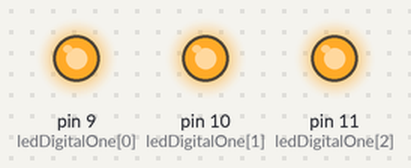
This sketch was run on a simulated Arduino Uno, built with avr-gcc and run on an emulated ATmega328P. Parts: output pins drawn as LEDs (lit = HIGH). Random numbers use the default seed unless the sketch sets one.

Above: at 0.15 s.
At 1.0 s:
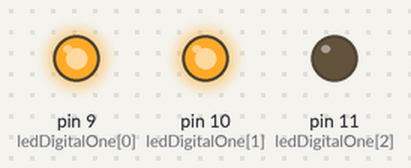
At 1.6 s:
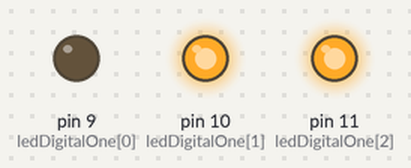
At 15.1 s:
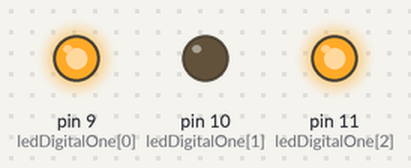
At 24.7 s:
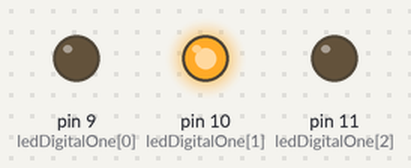
At 35.8 s:
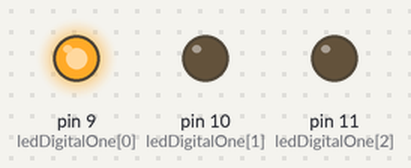
Timing chart, 0 to 40.0 s (numbered marks = the images above):
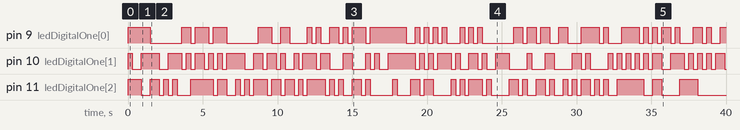

The sketch:

sketch_led_multi.ino
```cpp
int ledDigitalOne[] = { 9, 10, 11 };

const boolean ON = LOW;
const boolean OFF = HIGH;

const boolean RED[] = {ON, OFF, OFF};
const boolean GREEN[] = {OFF, ON, OFF};
const boolean BLUE[] = {OFF, OFF, ON};
const boolean YELLOW[] = {ON, ON, OFF};
const boolean CYAN[] = {OFF, ON, ON};
const boolean MAGENTA[] = {ON, OFF, ON};
const boolean WHITE[] = {ON, ON, ON};
const boolean BLACK[] = {OFF, OFF, OFF};

const boolean* COLORS[] = {RED, GREEN, BLUE, YELLOW, CYAN, MAGENTA, WHITE, BLACK};

void setup()
{
  for ( int i = 0; i < 3; i++ )
  {
    pinMode( ledDigitalOne[i], OUTPUT );
  }
}

void loop()
{
  //setColor( ledDigitalOne, CYAN );
  randomColor();
}

void randomColor()
{
  int rand = random(0, sizeof(COLORS) / 2);
  setColor( ledDigitalOne, COLORS[rand]);
  delay( 300 );
}

void setColor( int* led, const boolean* color )
{
  for( int i = 0; i < 3; i++ )
  {
    digitalWrite( led[i], color[i] );
  }
}
```

Measured:
- by itself, pin 9 (ledDigitalOne[0]): LOW → HIGH at 0.00 s, → LOW 1.5 s later, → HIGH 2.1 s later, → LOW 0.60 s later, … (65 changes in this stretch)
- by itself, pin 10 (ledDigitalOne[1]): LOW → HIGH at 0.00 s, → LOW 0.30 s later, → HIGH 0.60 s later, → LOW 1.2 s later, … (80 changes in this stretch)
- by itself, pin 11 (ledDigitalOne[2]): LOW → HIGH at 0.00 s, → LOW 0.90 s later, → HIGH 0.60 s later, → LOW 0.60 s later, … (72 changes in this stretch)
